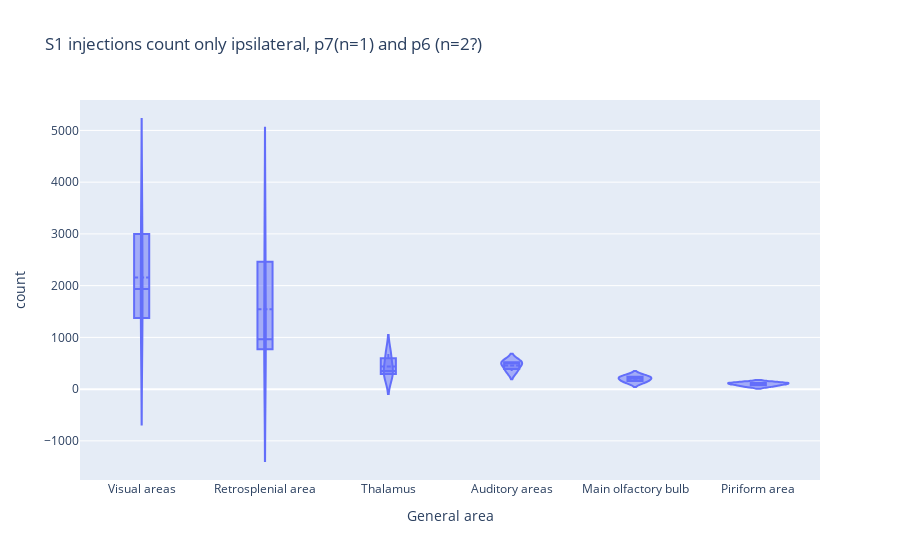

Here is the notebook cell this chart was saved with:
### Code cell
plot_count_zoomed(
    df_grouped,
    "S1 injections count only ipsilateral, p7(n=1) and p6 (n=2?)",
)

### Figure 1 — Plotly figure (JSON) as saved in the notebook; plotly's stock layout.template omitted (floating-point values rounded to 4 significant figures)
{"data": [{"alignmentgroup": "True", "box": {"visible": true}, "hovertemplate": "General area=%{x}<br>count=%{y}<extra></extra>", "legendgroup": "", "marker": {"color": "#636efa"}, "meanline": {"visible": true}, "name": "", "offsetgroup": "", "orientation": "v", "scalegroup": "True", "showlegend": false, "type": "violin", "x": ["Auditory areas", "Main olfactory bulb", "Piriform area", "Retrosplenial area", "Thalamus", "Visual areas", "Auditory areas", "Main olfactory bulb", "Piriform area", "Retrosplenial area", "Thalamus", "Visual areas", "Auditory areas", "Main olfactory bulb", "Piriform area", "Retrosplenial area", "Thalamus", "Visual areas"], "x0": " ", "xaxis": "x", "y": [350, 252, 110, 706, 273, 1186, 505, 138, 122, 2958, 680, 3351, 522, 206, 61, 965, 352, 1933], "y0": " ", "yaxis": "y"}], "layout": {"legend": {"tracegroupgap": 0}, "title": {"text": "S1 injections count only ipsilateral, p7(n=1) and p6 (n=2?)"}, "violinmode": "group", "xaxis": {"anchor": "y", "categoryarray": ["Visual areas", "Retrosplenial area", "Thalamus", "Auditory areas", "Main olfactory bulb", "Piriform area"], "categoryorder": "array", "domain": [0, 1], "title": {"text": "General area"}}, "yaxis": {"anchor": "x", "domain": [0, 1], "title": {"text": "count"}}}}
